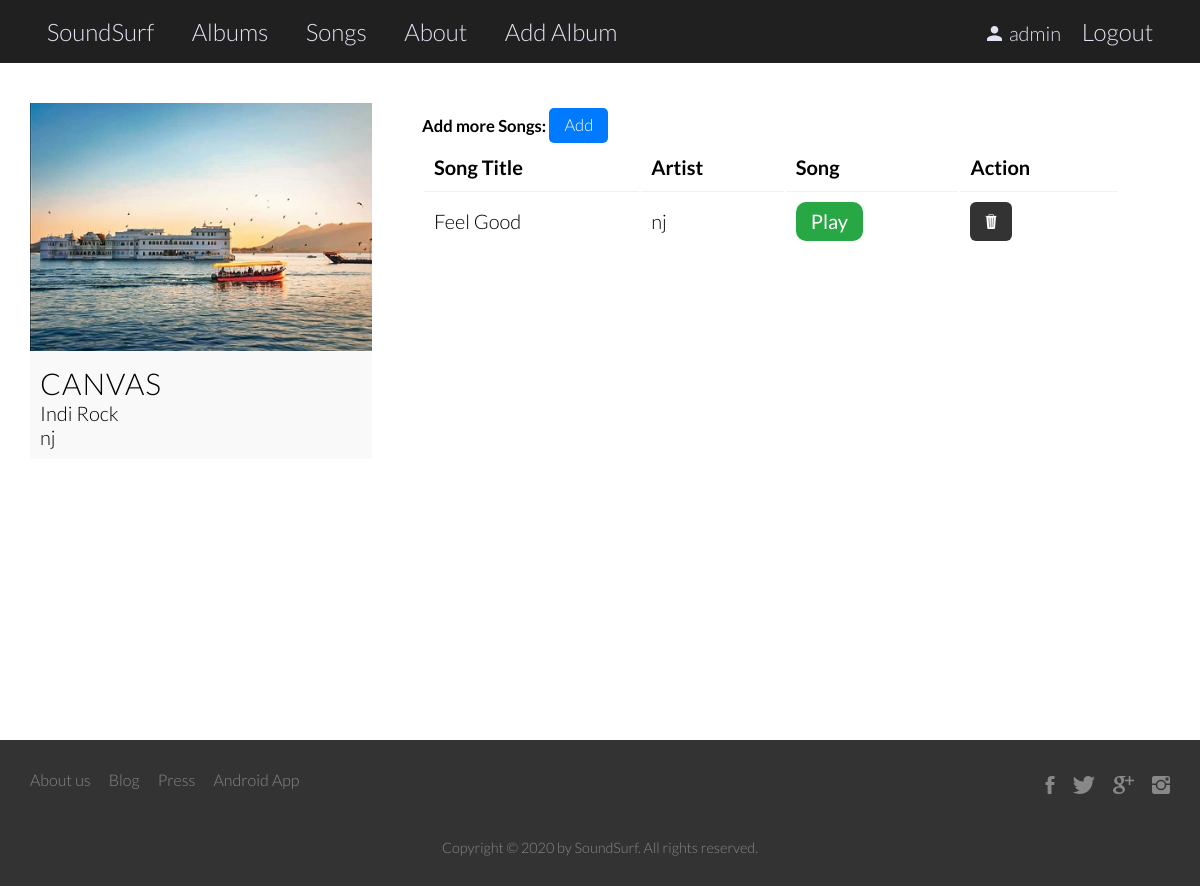
/soundsurf/6/ (signed in), run on the app's committed database.
### appmusic/models.py (models this page shows, shortened)
class Album(models.Model):
    author = models.ForeignKey(User, on_delete = models.CASCADE)
    album_name = models.CharField(max_length = 100, unique=True)
    album_artist = models.CharField(max_length = 100)
    genre = models.CharField(max_length = 100)
    cover_pic = models.ImageField(upload_to='album_covers')

class Songs(models.Model):
    album = models.ForeignKey(Album, on_delete=models.CASCADE, related_name='songs')
    song_title = models.CharField(max_length = 100, unique=True)
    song = models.FileField(upload_to='songs')
    class Meta:
        verbose_name_plural = "Songs"

### appmusic/views.py (the view)
# urls.py: path('soundsurf/<int:album_id>/', views.detail, name='album_detail'),
def detail(request, album_id):
    album = get_object_or_404(Album, pk=album_id)
    return render(request, 'appmusic/detail.html', {'album': album})

### appmusic/templates/appmusic/detail.html (shortened to what this page needs)
{% extends 'appmusic/base.html' %}
{% block body_block %}
  <section class="container clearfix">
    <div class="card-big">
        <img src="{{ album.cover_pic.url }}"style="width:100%; height:100%;" alt="Album Cover">
        <div class="card-text">
          <h3>{{ album.album_name }}</h3>
          <p>{{ album.genre }}</p>
          <p>{{ album.album_artist }}</p>
      </div>
    </div>
    <div class="songs-content">
      {% if request.user == album.author %}
        <h5>Add more Songs: <span><a href="{% url 'add_song' album_id=album.id %}" class="btn btn-primary">Add</a></span></h5>
      {% endif %}
        <table class="detail-table">
          <thead>
            <tr>
              <th>Song Title</th>
              <th>Artist</th>
              <th>Song</th>
              {% if request.user == album.author %}
                <th>Action</th>
              {% endif %}
            </tr>
          </thead>
          <tbody>
            {% for song_obj in album.songs.all %}
              <tr>
                <td>{{ song_obj.song_title }}</td>
                <td>{{ song_obj.album.album_artist }}</td>
                <td><a href="{{ song_obj.song.url }}" class="btn btn-success">Play</a></td>
                {% if request.user == album.author %}
                  <td><a href="{% url 'song_delete' song_id=song_obj.pk %}" class="btn btn-dark"><i class="ion-ios-trash"></a></td>
                {% endif %}
              </tr>
            {% endfor %}
          </tbody>
        </table>
      </div>
  </section>
{% endblock %}

### appmusic/templates/appmusic/base.html (shortened to what this page needs)
<!DOCTYPE html>
{% load static %}
<html lang="en" dir="ltr">
  <head>
    <link rel="stylesheet" href="{% static 'icons/ionicons.min.css' %}">
    <link rel="stylesheet" href="{% static 'css/bootstrap-grid.css' %}">
    <link rel="stylesheet" href="{% static 'css/style.css' %}">
  </head>
  <body>
    <div class="wrapper">
    <header>
      <nav>
        <ul class="container">
          <li><a href="{% url 'index' %}">SoundSurf</a></li>
          <li><a href="{% url 'all_albums_songs' 'albums' %}">Albums</a></li>
          <li><a href="{% url 'all_albums_songs' 'songs' %}">Songs</a></li>
          <li><a href="{% url 'about' %}">About</a></li>
          {% if request.user.is_authenticated %}
            <li><a href="{% url 'album_create' %}">Add Album</a></li>
            <div class="nav-right">
              <li><p style="color:#e1e3f2">
                <i class="ion-android-person"></i>{{ user.username }}</p>
              </li>
              <li><a href="{% url 'logout' %}">Logout</a></li>
            </div>
          {% else %}
            <div class="nav-right">
              <li><a href="{% url 'login' %}"><i class="ion-android-unlock"></i>Login</a></li>
            </div>
          {% endif %}
        </ul>
      </nav>
    </header>
    {% block body_block %}
    {% endblock %}
    <div class="push"></div>
    </div>
    <footer>
      <div class="container clearfix">
          <ul class="footer-nav clearfix">
            <li><a href="#">About us</a></li>
            <li><a href="#">Blog</a></li>
            <li><a href="#">Press</a></li>
            <li><a href="#">Android App</a></li>
          </ul>
          <ul class="social-links clearfix">
            <li><a href="#"><i class="ion-social-facebook"></i></a></li>
            <li><a href="#"><i class="ion-social-twitter"></i></a></li>
            <li><a href="#"><i class="ion-social-googleplus"></i></a></li>
            <li><a href="#"><i class="ion-social-instagram"></i></a></li>
          </ul>
      </div>
      <div class="container">
        <p>Copyright &copy; 2020 by SoundSurf. All rights reserved.</p>
      </div>
    </footer>
  </body>
</html>

### appmusic/static/css/style.css (style rules this page uses)
* { margin: 0; padding: 0; box-sizing: border-box; }
html, body { font-family: 'Lato', 'Arial', sans-serif; font-size: 20px; font-weight: 300; text-rendering: optimizeLegibility; height: 100%; }
.clearfix { zoom:1 }
.clearfix:after { content: '.'; clear: both; display: block; height: 0; visibility: hidden; }
.container { max-width: 1140px; margin: 0 auto; }
h2, h3 { font-weight: 300; text-transform: uppercase; letter-spacing: 1px; }
h3 { font-size: 150%; word-spacing: 2px; }
section { padding: 40px 0; }
nav { background: #202020; }
nav i { margin-right: 7px; }
.nav-right { float: right; }
nav ul { list-style: none; }
nav li { display: inline-block; }
a { text-decoration: none; color: #000; }
nav li a { color: #e1e3f2; font-size: 1.2em; display: block; padding: .7em; transition: all .3s; }
.btn { display: inline-block; text-decoration: none; padding: 0.375rem 0.75rem; border-radius: .3em; transition: background-color .3s; font-weight: 400; }
.btn-primary { color: #fff; padding: 0.375rem 0.75rem; background-color: #007bff; border-color: #007bff; border-radius: .3em; font-weight: 300; margin-top: 5px; }
.btn-success { color: #fff; background-color: #28a745; border-color: #28a745; border-radius: .5em; }
.btn-dark { color: #fff; background-color: #333; border-color: #333; }
.card-text { margin: 0 10px; line-height: 1.2; }
.card-big { background: #f9f9f9; float: left; width: 30%; }
.card-big .card-text { padding: 10px 0; }
table { width: 100%; margin: 0 auto; }
td, th { text-align: left; padding: 10px; }
td { border-top: 1px solid #f1f1f1; }
.songs-content { float: right; width: 70%; padding: 0 50px; }
.detail-table { width: 100%; margin: 0; }
footer { background-color: #333; padding: 30px; font-size: 80%; }
.push { padding: 30px; }
.wrapper { min-height: 100%; margin: 0 auto -60px; }
.footer-nav { list-style: none; float: left; }
.social-links { list-style: none; float: right; }
.footer-nav li, .social-links li { display: inline-block; margin-right: 15px; }
.footer-nav li:last-child, .social-links li:last-child { margin-right: 0; }
.footer-nav li a:link, .footer-nav li a:visited, .social-links li a:link, .social-links li a:visited { text-decoration: none; border: 0; color:#888; transition: color 0.2s; }
.social-links li a:link, .social-links li a:visited { font-size: 150%; }
footer p { color: #888; text-align: center; font-size: 90%; margin-top: 40px; clear: both; }

### data on the page
Album: cover_pic (picture), album_name "CANVAS", genre "Indi Rock", album_artist "nj"
Songs: song_title "Feel Good", album.album_artist "nj"

### other printed values
{{ user.username }} "admin"
